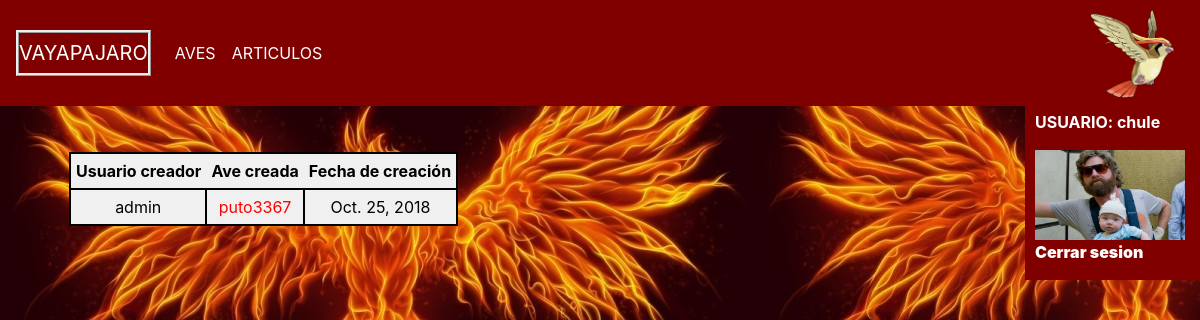
/articulo/mostrar_articulos/ (signed in), run on the app's committed database.
### VayaPajaro/models.py (models this page shows, shortened)
class Usuario(models.Model):
	user = models.OneToOneField(User,related_name='usuario',on_delete=models.CASCADE,default=None)
	fnacimiento = models.DateField(null=True)
	estudios = models.CharField(max_length=500,default='Desconocidos')
	fotoPerfil = models.ImageField(upload_to='Fotos_de_Perfil')
	def __unicode__(self):
		return self.user.username

class Articulo(models.Model):
	usuario = models.ForeignKey(Usuario, on_delete=models.CASCADE)
	ave = models.ForeignKey(Ave, on_delete=models.CASCADE)
	fcreacion = models.DateField()

class Ave(models.Model):
	nombre = models.CharField(max_length=40,default='Desconocido',blank=True,null=True)
	descripcion = models.TextField(max_length=2000,default='Desconocido',blank=True,null=True)
	alimentacion = models.TextField(max_length=2000,default='Desconocida',blank=True,null=True)
	habitat = models.TextField(max_length=2000,default='Desconocida',blank=True,null=True)
	localizacion = models.TextField(max_length=2000,default='Desconocida',blank=True,null=True)
	fotos = models.ManyToManyField('Foto')
	def __unicode__(self):
		return self.nombre
	def mostrar_nombre_con_espacios(self):
		return self.nombre.replace(' ', '_')

### VayaPajaro/views.py (the view)
# urls.py: url(r'^articulo/mostrar_articulos/',MostrarArticulos.as_view(),name='Mostrar_Articulos'),
class MostrarArticulos(LoginRequiredMixin,ListView):
	model = Articulo
	fields = '__all__'
	login_url = '/usuario/login/'
	template_name = 'VayaPajaro/Mostrar_Articulos.html'
	def get_context_data(self, **kwargs):
		context = super(MostrarArticulos,self).get_context_data(**kwargs)
		return context

### VayaPajaro/templates/VayaPajaro/Mostrar_Articulos.html (shortened to what this page needs)
{% extends 'base.html' %}
{% block content %}
<table>
<tr>
	<th>Usuario creador</th>
	<th>Ave creada</th>
	<th>Fecha de creación</th>
</tr>
{% for articulo in object_list %}
<tr>
	<td>{{ articulo.usuario }}</td>
	<td><a href="{% url 'Mostrar_ave' nombre=articulo.ave.mostrar_nombre_con_espacios %}">{{ articulo.ave }}</a></td>
	<td>{{ articulo.fcreacion }}</td>
	<br/>
</tr>
{% empty %}
<p>No se encuentra ningún articulo de un ave.</p>
{% endfor %}
</table>
{% endblock %}

### VayaPajaro/templates/base.html (shortened to what this page needs)
{% load static %}
<!doctype html>
<html lang="en">
  <head>
    <link href="{% static 'VayaPajaro/css/base2.css' %}" rel="stylesheet">
    <link href="{% static 'VayaPajaro/css/base.css' %}" rel="stylesheet">
  </head>
  <body>
    <nav class="navbar navbar-expand-md navbar-dark bg-dark fixed-top">
      <a class="navbar-brand" href="http://127.0.0.1:8000/">VAYAPAJARO</a>
      <div class="collapse navbar-collapse" id="navbarsExampleDefault">
        <ul class="navbar-nav mr-auto">
		  <li class="nav-item active"><a class="nav-link" href="{% url 'Mostrar_Aves' %}">AVES</a></li>
	      <li class="nav-item active"><a class="nav-link" href="{% url 'Mostrar_Articulos' %}">ARTICULOS</a></li>
		</ul>
      </div>
      <img src="{% static 'VayaPajaro/imagenes/Pidgeot.png' %}" height="90">
    </nav>
    <div id="usuario">
	{% if user.is_authenticated %}
		<p> USUARIO: {{ user.get_username }}</p>
		<img src="{{ user.usuario.fotoPerfil.url }}" height="90">
		<p><a href="{% url 'Logout' %}">Cerrar sesion</a></p>
	{% else %}
		<p>Usuario anonimo.</p>
		<p><a href="{% url 'Registrarse' %}">Registrarse</a> / <a href="{% url 'Login' %}">Iniciar Sesion</a></p>
	{% endif %}
	</div>
    <main role="main" class="container">
      <div class="starter-template">
        {% block content %}{% endblock %}
        </div>
    </main>
</body>

### VayaPajaro/static/VayaPajaro/css/base.css (style rules this page uses)
body { padding-top: 5rem; background-image: url("/media/fenix.jpg"); background-repeat: repeat; }
.starter-template { padding: 3rem 1.5rem; text-align: center; }
#usuario { background-color:#800000; position: fixed; right: 0px; top: 100px; padding-left: 10px; padding-right: 15px; padding-top: 10px; float:left; }
#usuario > p,#usuario > p > a { color:white; font-weight: bolder; }
#usuario > p > a:link { text-decoration: none; }
#mostraraves > td,th { padding: 5px; }
#ave > table,td,tr { border-collapse: collapse; border: 2px solid black; background-color: #f0f0f0; padding: 5px; }

### data on the page
Articulo: usuario "admin", ave "puto3367", fcreacion "Oct. 25, 2018"

### other printed values
{{ user.get_username }} "chule"
